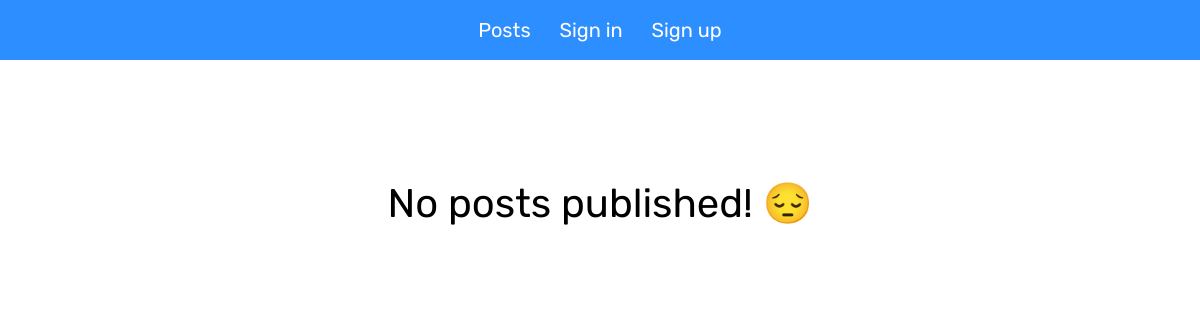
The app's page /, older data.
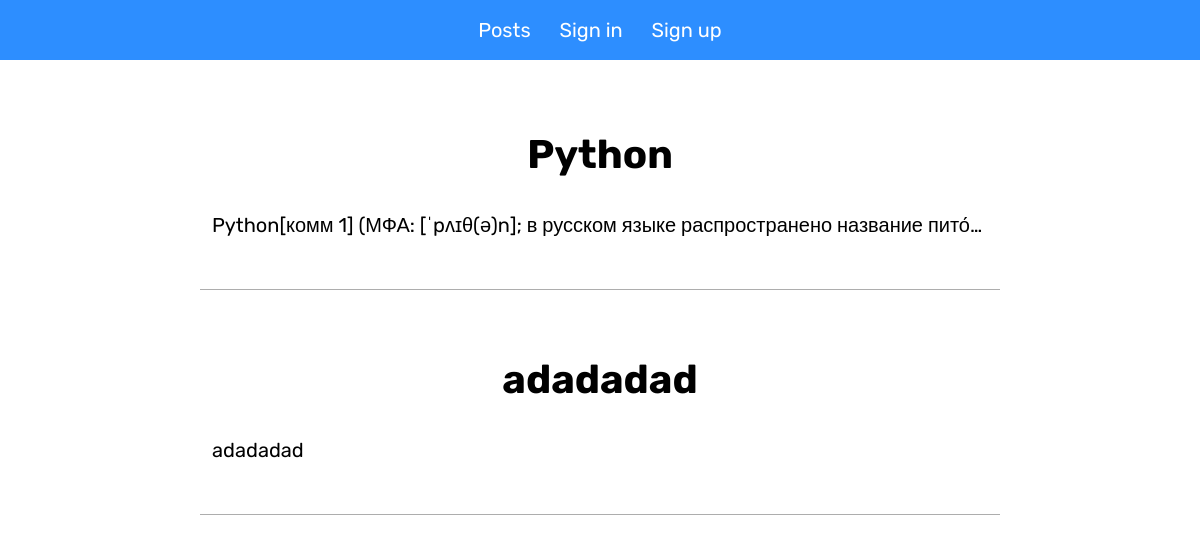
The same page, newer data.
### postsfeed/apps/posts/models.py (models this page shows, shortened)
class Post(models.Model):
    title = models.CharField('title', max_length = 50)
    content = models.TextField('content')
    author_name = models.CharField('author_name', max_length = 50)
    publication_date = models.DateTimeField('publication_date', auto_now = True)
    class Meta:
        verbose_name = 'Post'
        verbose_name_plural = 'Posts'

### postsfeed/apps/posts/views.py (the view)
# urls.py: path('', views.posts, name = 'posts'),
def posts(request):
    sortedPostsByPublicationDate = Post.objects.order_by('-publication_date')
    return render(
        request,
        'posts/potsList.html',
        {
            'sortedPostsByPublicationDate': sortedPostsByPublicationDate
        }
    )

### postsfeed/templates/posts/potsList.html (shortened to what this page needs)
{% extends 'base.html' %}
{% load crispy_forms_tags %}
{% block content %}
<div style="margin: 20px 40px;">
  <div class="posts-container">
    {% if sortedPostsByPublicationDate %}
      {% for post in sortedPostsByPublicationDate %}
        <a class="post-link-container" href="{% url 'posts:specifiedPost' post.id %}">
          <div class="post">
            <h1 class="post__title">{{ post.title }}</h1>
            <p class="post__content">{{ post.content }}</p>
          </div>
        </a>
        <div class="post-limiter"></div>
      {% endfor %}
    {% else %}
      <div class="no-posts-block">No posts published! 😔</div>
    {% endif %}
  </div>
</div>
{% endblock %}

### postsfeed/templates/base.html (shortened to what this page needs)
<!DOCTYPE html>
<html lang="en">
<head>
</head>
<body>
  <div class="top-navbar">
    {% if user.is_authenticated %}
      <div><strong style="padding: 0 8px;">Hello ✋</strong> {{ user.username }}</div>
      <div>
        <a class="navbar-link" href="{% url 'posts:posts' %}">Posts</a>
        <a class="navbar-link" href="{% url 'postCreate' %}">Create new post</a>
        <a class="navbar-link" href="{% url 'signOut' %}">Sign out</a>
      </div>
    {% else %}
      <div>
        <a class="navbar-link" href="{% url 'posts:posts' %}">Posts</a>
        <a class="navbar-link" href="{% url 'signIn' %}">Sign in</a>
        <a class="navbar-link" href="{% url 'signUp' %}">Sign up</a>
      </div>
    {% endif %}
  </div>
  {% block content %}{% endblock %}
</body>
</html>

### postsfeed/templates/posts/potsList.html (style rules this page uses)
.posts-container { box-sizing: border-box; width: 800px; margin: auto; }
.post-link-container { color: black; }
.post { padding: 16px 12px; }
.post__title { font-size: 40px; text-align: center; padding: 8px 0; }
.post__content { font-size: 20px; white-space: nowrap; overflow: hidden; text-overflow: ellipsis; }
.post-limiter { border-bottom: 1px solid #adadad; margin: 16px 0; }

### postsfeed/templates/base.html (style rules this page uses)
html { width: 100%; height: calc(var(--vh, 1vh) * 100); --main-blue: #2d8eff; }
body { margin: 0; padding: 0; scroll-behavior: smooth; font-family: 'Rubik', sans-serif; }
a { text-decoration: none; }
.top-navbar { width: 100%; height: 60px; position: -webkit-sticky; position: sticky; top: 0; display: flex; justify-content: space-around; align-items: center; font-size: 20px; color: white; background-color: var(--main-blue); }
.navbar-link { color: white; padding: 0 12px; }

Row changes from the older to the newer data that the page shows:
added Post: title "Python", content "Python[комм 1] (МФА: [ˈpʌɪθ(ə)n]; в русском языке распространено название пито́…"
added Post: title "adadadad", content "adadadad"
Text that changed along with them:
text no longer shown: "No posts published! 😔"
